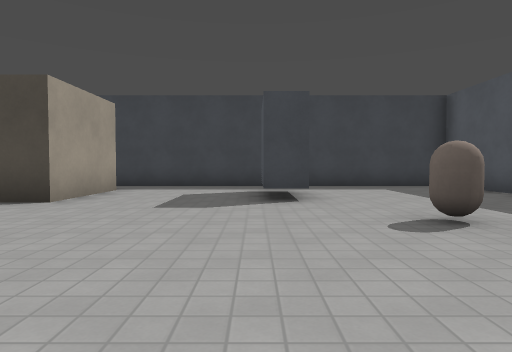
[1] (above)

24 first-person views from a walk through a Godot game level. The camera is 1.2 m above the floor, tilts 2° down and sees 75° across. The floor is counted in squares, 2 m on a side. Each view is taken from the middle of a square. On the plan, view 1 faces up. The plan holds only what a view shows up to about 10 squares ahead; the rest is blank. Surface patterns are stand-ins for the level's own textures.

[2]
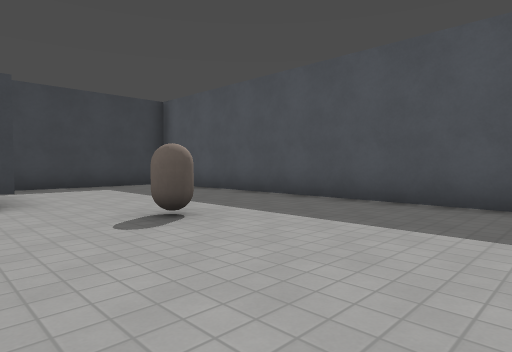

[3]
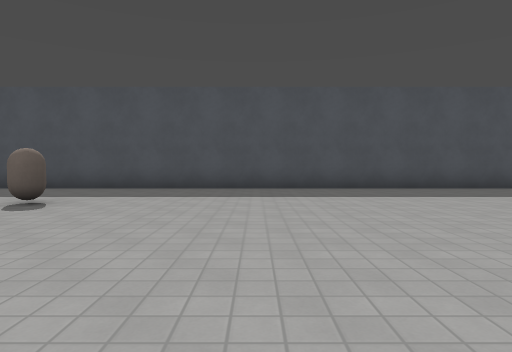

[4]
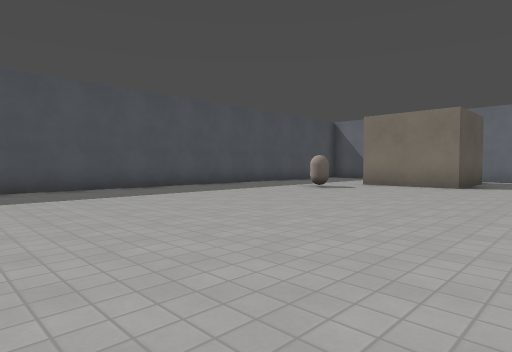

[5]
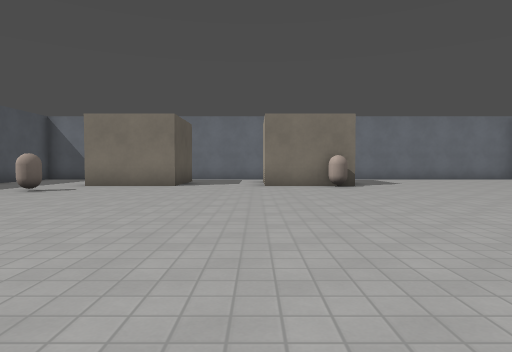

[6]
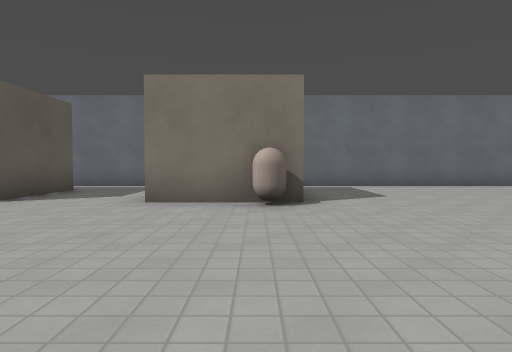

[7]
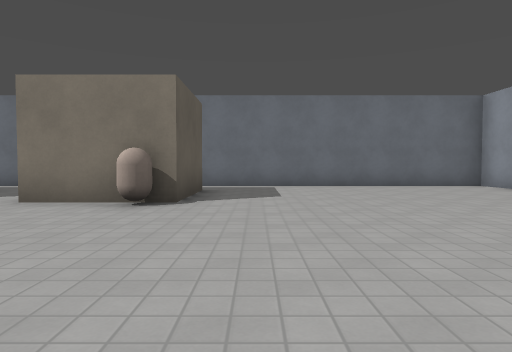

[8]
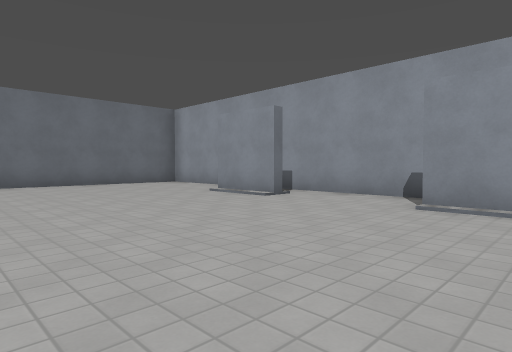

[9]
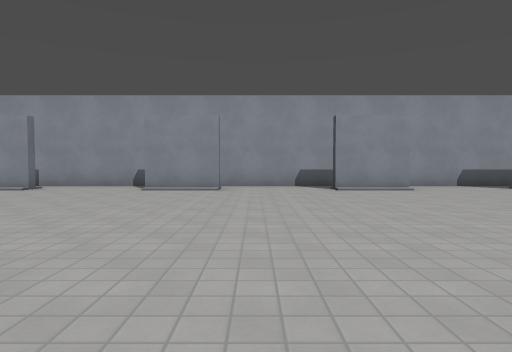

[10]
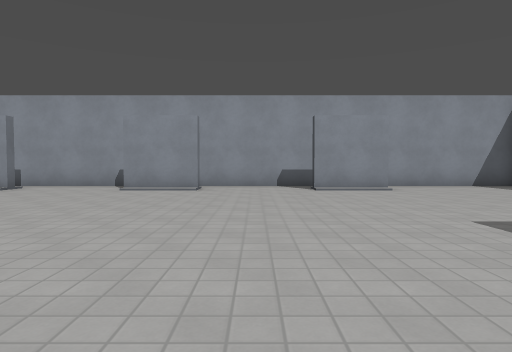

[11]
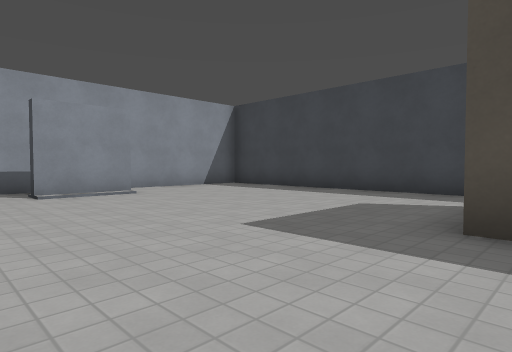

[12]
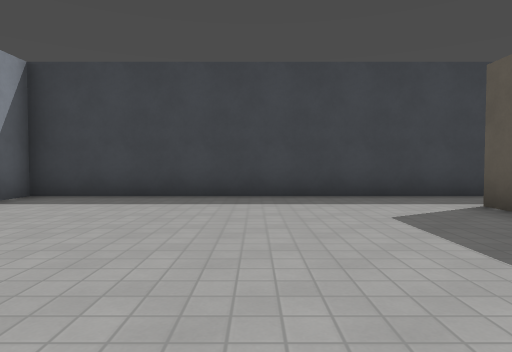

[13]
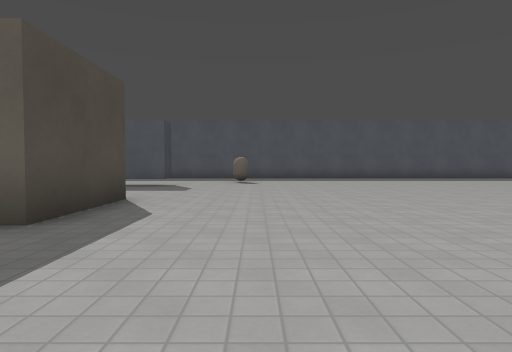

[14]
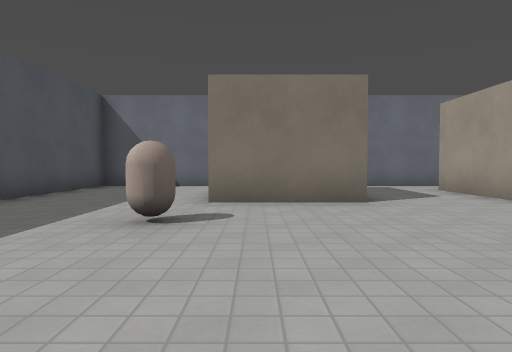

[15]
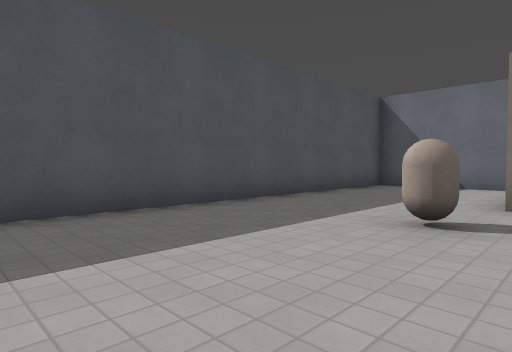

[16]
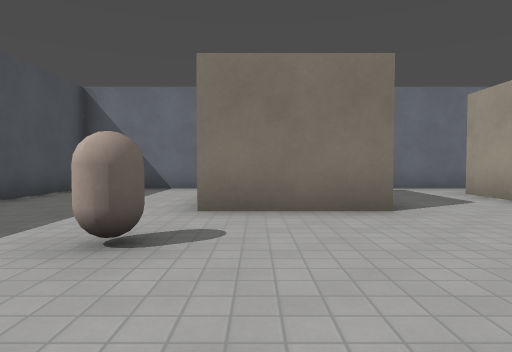

[17]
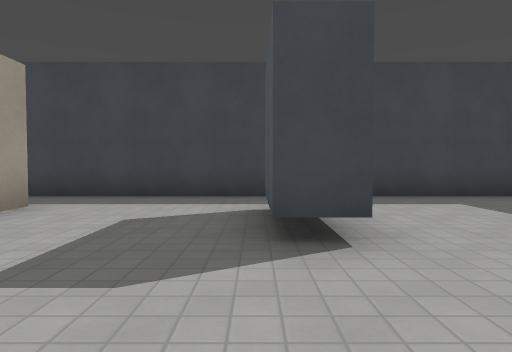

[18]
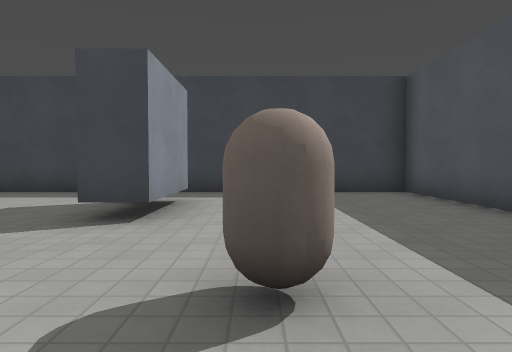

[19]
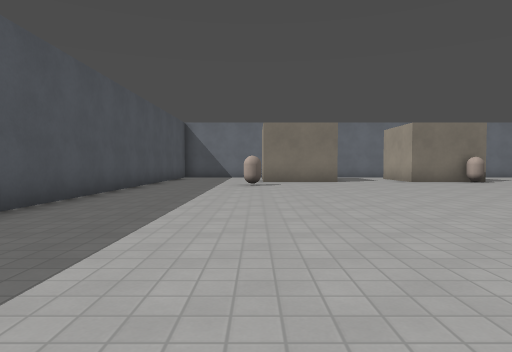

[20]
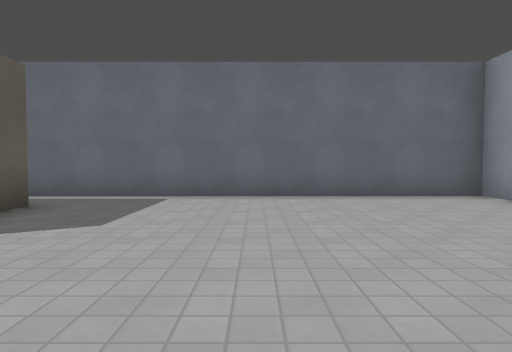

[21]
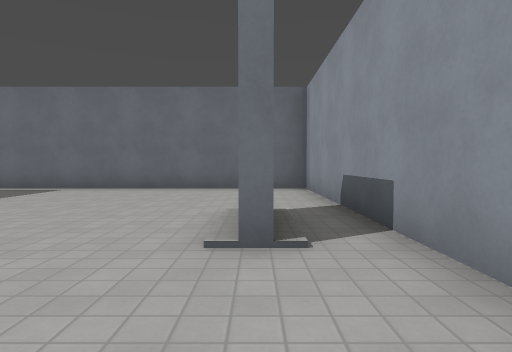

[22]
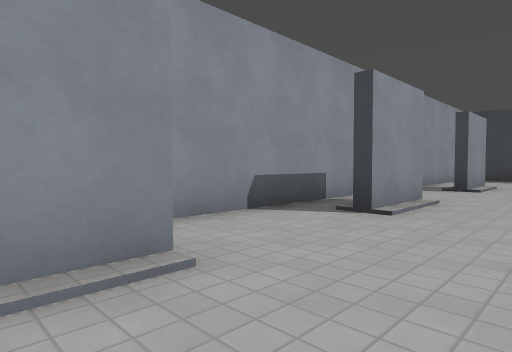

[23]
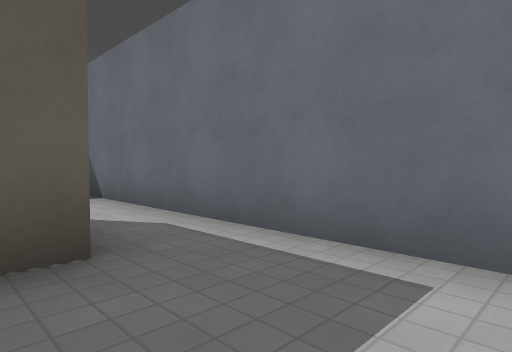

[24]
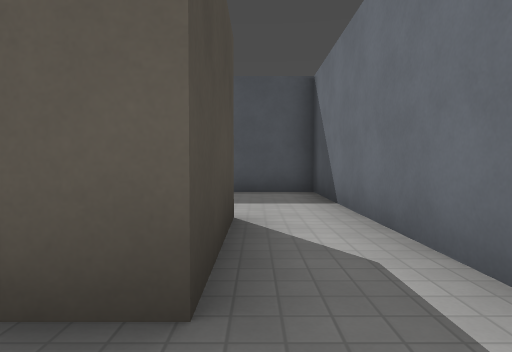

### Floor plan
Points are (right, up) in squares from view 1. A wall is a line through its corners. A room is listed if a view was taken in it or the views show most of it. See-through windows are left out.
Room 1 (views 1, 2, 3, 4, 5, 6, 7, 8, 9, 10, 11, 12, 13, 14, 15, 16, 17, 18, 19, 20, 21, 22, 23, 24)
walls: (-11.9, -3.8) (-11.9, -5.6); (-11.9, 0.8) (-11.9, -1.1); (-11.9, -8.2) (-11.9, -10.1); (-13.3, -5.6) (-13.3, -14.3) (5.2, -14.3) (5.2, 9.3) (-13.3, 9.3) (-13.3, 0.6); (-11.9, 5.2) (-11.9, 3.4); (0.9, 7.5) (0.9, 5.5) (0.1, 5.5) (0.1, 7.1)
ways out: opening at (-13, -4.5) to room 2; opening at (-13, -0.5) to room 2; opening at (-12, -2.5) to room 2
objects: block (-5, -12) to (-4, -10); block (-5, 6) to (-4, 7); block (0, -12) to (1, -11); other object (2, -9); other object (2, 3)
Room 2 (no view inside)
walls: (-13.3, 0.6) (-13.3, -5.6)
ways out: opening at (-13, -4.5) to room 1; opening at (-13, -0.5) to room 1; opening at (-12, -2.5) to room 1

Where each view was taken, in squares from view 1:
view 1: 0 up, 0 right, facing up
view 2: 0 up, 0 right, facing up-right
view 3: 0 up, 3 left, facing right
view 4: 1 down, 3 left, facing down-right
view 5: 1 down, 3 left, facing down
view 6: 5 down, 5 left, facing down
view 7: 5 down, 7 left, facing down
view 8: 4 down, 7 left, facing down-left
view 9: 3 down, 4 left, facing left
view 10: 2 up, 4 left, facing left
view 11: 2 up, 5 left, facing up-left
view 12: 3 up, 9 left, facing up
view 13: 3 up, 9 left, facing right
view 14: 5 down, 1 right, facing down
view 15: 5 down, 1 right, facing down-right
view 16: 6 down, 1 right, facing down
view 17: 3 up, 0 right, facing up
view 18: 2 up, 2 right, facing up
view 19: 1 up, 2 right, facing down
view 20: 8 down, 9 left, facing down
view 21: 6 down, 12 left, facing down
view 22: 5 down, 10 left, facing up-left
view 23: 12 down, 3 left, facing down-right
view 24: 13 down, 2 left, facing right
